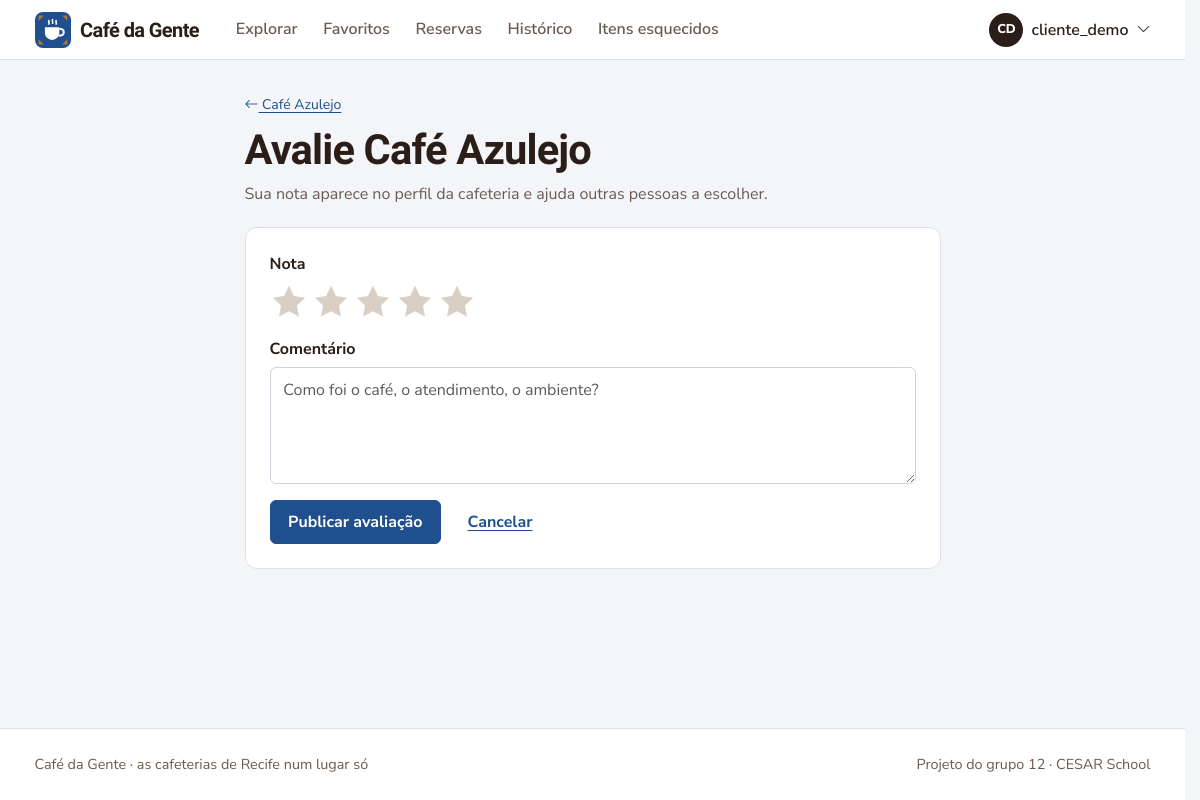
The app's page /feedback/3/ (signed in) with its own data.
### coffee12app/models.py (models this page shows, shortened)
class CustomUser(AbstractUser):
    phone_number = models.CharField(max_length=15, blank=True)
    COFFEEADMIN = 'CM'
    CLIENT = 'CL'
    ZONANORTE = 'ZN'
    ZONASUL = 'ZS'
    ZONAOESTE = 'ZO'
    CENTRO = 'CE'
    NAOIDENTIFICAR = 'NI'
    ROLES = [
        (COFFEEADMIN, 'Administrador de Café'),
        (CLIENT, 'Cliente')
    ]
    LOCALIDADES = [
        (ZONANORTE, 'Zona Norte'),
        (ZONASUL, 'Zona Sul'),
        (ZONAOESTE, 'Zona Oeste'),
        (CENTRO, 'Centro'),
        (NAOIDENTIFICAR, 'Não Identificar')
    ]
    role = models.CharField(
        max_length=2,
        choices=ROLES,
        default=CLIENT,
    )
    localidade = models.CharField(
        max_length=2,
        choices=LOCALIDADES,
        default=NAOIDENTIFICAR,
    )
    cafeteria = models.ForeignKey('Estabelecimento', on_delete=models.PROTECT, null=True, blank=True)
    possui_estabelecimento = models.BooleanField(default=False)
    cafeteria_favorita = models.ManyToManyField('Estabelecimento', blank=True, related_name='cafeterias_favoritas')

class Estabelecimento(models.Model):
    nome = models.CharField(max_length=100)
    endereco = models.CharField(max_length=200)
    telefone = models.CharField(max_length=15)
    proprietario = models.ForeignKey(CustomUser, on_delete=models.CASCADE)
    descricao_horario = models.CharField(max_length=200, default='')

### coffee12app/views.py (the view, shortened to what this page needs)
# urls.py: path('feedback/<int:id>/', views.feedback, name='feedback'),
@apenas_clientes
def feedback(request, id):
    estabelecimento = get_object_or_404(Estabelecimento, id=id)
    form = FeedbackForm(request.POST or None)
    return render(request, 'feedback.html', {'form': form, 'estabelecimento': estabelecimento})

### coffee12app/forms.py
class FeedbackForm(EstiloBootstrap, forms.ModelForm):
    rating = forms.TypedChoiceField(
        label='Nota',
        choices=[(i, str(i)) for i in range(5, 0, -1)],
        coerce=int,
        widget=forms.RadioSelect,
    )
    class Meta:
        model = Feedback
        fields = ['rating', 'comment']
        labels = {'comment': 'Comentário'}
        widgets = {'comment': forms.Textarea(attrs={'rows': 4, 'placeholder': 'Como foi o café, o atendimento, o ambiente?'})}

### coffee12app/context_processors.py (called while the page is built, shortened)
def navegacao(request):
    user = getattr(request, 'user', None)
    match = getattr(request, 'resolver_match', None)
    contexto = {'rota_atual': match.url_name if match else ''}
    if not user or not user.is_authenticated:
        return contexto
    eh_dono = user.role == CustomUser.COFFEEADMIN
    contexto['eh_dono_cafe'] = eh_dono
    return contexto

### coffee12app/templatetags/cafe_tags.py (called while the page is built)
@register.inclusion_tag('partials/campo.html')
def campo(field, classe_extra=''):
    if field.errors:
        attrs = field.field.widget.attrs
        if 'is-invalid' not in attrs.get('class', ''):
            attrs['class'] = (attrs.get('class', '') + ' is-invalid').strip()
            attrs['aria-invalid'] = 'true'
    return {'field': field, 'classe_extra': classe_extra}

@register.filter
def iniciais(nome):
    partes = [p for p in str(nome).replace('_', ' ').replace('.', ' ').split() if p]
    if not partes:
        return '?'
    if len(partes) == 1:
        return partes[0][:2].upper()
    return (partes[0][0] + partes[-1][0]).upper()

### coffee12app/views.py (called while the page is built)
def apenas_clientes(view):
    @wraps(view)
    @login_required
    def wrapper(request, *args, **kwargs):
        if request.user.role != CustomUser.CLIENT:
            messages.info(request, 'Essa área é para clientes. Use o painel da sua cafeteria.')
            return redirect('homepagecafe')
        return view(request, *args, **kwargs)
    return wrapper

### templates/feedback.html (shortened to what this page needs)
{% extends 'base.html' %}
{% load cafe_tags %}
{% block conteudo %}
<div class="container container-estreito">
  <div class="cabecalho">
    <a class="small" href="{% url 'perfilCafeteria' estabelecimento.id %}"><i class="bi bi-arrow-left" aria-hidden="true"></i> {{ estabelecimento.nome }}</a>
    <h1 class="mt-2">Avalie {{ estabelecimento.nome }}</h1>
    <p>Sua nota aparece no perfil da cafeteria e ajuda outras pessoas a escolher.</p>
  </div>
  <form method="post" class="painel formulario" novalidate>
    <fieldset class="mb-3">
      <legend class="form-label fs-6">Nota</legend>
      <div class="seletor-nota">
        {% for valor, rotulo in form.fields.rating.choices %}
          <label for="nota-{{ valor }}" title="{{ valor }} estrela{{ valor|pluralize }}">
            <svg viewBox="0 0 20 20" fill="currentColor" aria-hidden="true"><path d="M10 1.5l2.6 5.3 5.9.9-4.3 4.1 1 5.8L10 14.9l-5.2 2.7 1-5.8L1.5 7.7l5.9-.9z"/></svg>
          </label>
        {% endfor %}
      </div>
    </fieldset>
    {% campo form.comment %}
    <div class="d-flex gap-2">
      <button class="btn btn-primary" type="submit">Publicar avaliação</button>
      <a class="btn btn-link" href="{% url 'perfilCafeteria' estabelecimento.id %}">Cancelar</a>
    </div>
  </form>
</div>
{% endblock %}

### templates/base.html (shortened to what this page needs)
{% load static cafe_tags %}<!doctype html>
<html lang="pt-BR">
<head>
  <link href="https://cdn.jsdelivr.net/npm/bootstrap@5.3.3/dist/css/bootstrap.min.css" rel="stylesheet">
  <link href="https://cdn.jsdelivr.net/npm/bootstrap-icons@1.11.3/font/bootstrap-icons.min.css" rel="stylesheet">
  <link href="{% static 'css/app.css' %}" rel="stylesheet">
</head>
<body>
  <header class="barra">
    <nav class="navbar navbar-expand-lg">
      <div class="container">
        {% if user.is_authenticated %}
          <a class="marca" href="{% if eh_dono_cafe %}{% url 'homepagecafe' %}{% else %}{% url 'homepage' %}{% endif %}">
        {% else %}
          <a class="marca" href="{% url 'inicio' %}">
        {% endif %}
            Café da Gente
          </a>
        {% if user.is_authenticated %}
          <div class="collapse navbar-collapse" id="menu">
            <ul class="navbar-nav ms-lg-4 me-auto">
              {% if eh_dono_cafe %}
                <li class="nav-item"><a class="nav-link {% if rota_atual == 'homepagecafe' %}ativo{% endif %}" href="{% url 'homepagecafe' %}">Painel</a></li>
                {% if minha_cafeteria %}
                  <li class="nav-item"><a class="nav-link {% if rota_atual == 'excluirPrato' or rota_atual == 'cadastrarPrato' or rota_atual == 'editarPrato' %}ativo{% endif %}" href="{% url 'excluirPrato' %}">Cardápio</a></li>
                  <li class="nav-item"><a class="nav-link {% if rota_atual == 'reserva_listar' %}ativo{% endif %}" href="{% url 'reserva_listar' %}">Reservas{% if nav_reservas_pendentes %}<span class="contador" title="pendentes">{{ nav_reservas_pendentes }}</span>{% endif %}</a></li>
                  <li class="nav-item"><a class="nav-link {% if rota_atual == 'solicitacoes' %}ativo{% endif %}" href="{% url 'solicitacoes' %}">Itens esquecidos{% if nav_itens_pendentes %}<span class="contador" title="pendentes">{{ nav_itens_pendentes }}</span>{% endif %}</a></li>
                  <li class="nav-item"><a class="nav-link {% if rota_atual == 'verFeedbacks' %}ativo{% endif %}" href="{% url 'verFeedbacks' minha_cafeteria.id %}">Avaliações</a></li>
                {% endif %}
              {% else %}
                <li class="nav-item"><a class="nav-link {% if rota_atual == 'homepage' %}ativo{% endif %}" href="{% url 'homepage' %}">Explorar</a></li>
                <li class="nav-item"><a class="nav-link {% if rota_atual == 'favoritos' %}ativo{% endif %}" href="{% url 'favoritos' %}">Favoritos</a></li>
                <li class="nav-item"><a class="nav-link {% if rota_atual == 'reserva_list' or rota_atual == 'reserva_update' %}ativo{% endif %}" href="{% url 'reserva_list' %}">Reservas</a></li>
                <li class="nav-item"><a class="nav-link {% if rota_atual == 'historico' %}ativo{% endif %}" href="{% url 'historico' %}">Histórico</a></li>
                <li class="nav-item"><a class="nav-link {% if rota_atual == 'listar_requisicoes_cliente' %}ativo{% endif %}" href="{% url 'listar_requisicoes_cliente' %}">Itens esquecidos</a></li>
              {% endif %}
            </ul>
            <div class="dropdown">
              <button class="btn p-0 border-0 d-flex align-items-center gap-2" type="button" data-bs-toggle="dropdown" aria-expanded="false">
                <span class="avatar" aria-hidden="true">{{ user.username|iniciais }}</span>
                <span class="fw-semibold">{{ user.username }}</span>
                <i class="bi bi-chevron-down small" aria-hidden="true"></i>
              </button>
            </div>
          </div>
        {% endif %}
      </div>
    </nav>
  </header>
  <main id="conteudo">
    {% block conteudo %}{% endblock %}
  </main>
  {% block rodape %}
  <footer class="rodape">
    <div class="container d-flex flex-wrap justify-content-between gap-2">
      <span>Café da Gente · as cafeterias de Recife num lugar só</span>
      <span>Projeto do grupo 12 · CESAR School</span>
    </div>
  </footer>
  {% endblock %}
</body>
</html>

### coffee12app/static/css/app.css (style rules this page uses)
:root { --porcelana: #F3F5F8; --superficie: #FFFFFF; --azulejo: #1F4F8F; --azulejo-escuro: #163A6B; --azulejo-claro: #DFE8F4; --torra: #2B1E18; --torra-suave: #6A5B53; --caramelo: #B5722A; --caramelo-claro: #F6E9D8; --folha: #2E7550; --folha-clara: #E2F1E8; --cereja: #A93A30; --cereja-clara: #F8E4E1; --linha: #DCE1E8; --fonte-titulo: 'Bricolage Grotesque', system-ui, sans-serif; --fonte-texto: 'Nunito Sans', system-ui, sans-serif; --raio-sm: 6px; --raio: 12px; --sombra: 0 1px 2px rgba(31, 79, 143, .06), 0 4px 16px rgba(31, 79, 143, .06); --bs-body-bg: var(--porcelana); --bs-body-color: var(--torra); --bs-body-font-family: var(--fonte-texto); --bs-link-color: var(--azulejo); --bs-link-color-rgb: 31, 79, 143; --bs-link-hover-color: var(--azulejo-escuro); --bs-link-hover-color-rgb: 22, 58, 107; --bs-border-color: var(--linha); --bs-primary: var(--azulejo); --bs-primary-rgb: 31, 79, 143; --bs-focus-ring-color: rgba(31, 79, 143, .3); }
body { font-family: var(--fonte-texto); font-size: 1rem; line-height: 1.6; color: var(--torra); background: var(--porcelana); min-height: 100vh; display: flex; flex-direction: column; }
main { flex: 1; }
h1, h2, h3, h4, .titulo { font-family: var(--fonte-titulo); font-weight: 700; letter-spacing: -0.02em; line-height: 1.15; color: var(--torra); }
h1 { font-size: clamp(1.9rem, 1.4rem + 2vw, 2.6rem); }
a { text-underline-offset: 3px; }
.btn { font-weight: 700; border-radius: var(--raio-sm); padding: .55rem 1.1rem; }
.btn-primary { --bs-btn-bg: var(--azulejo); --bs-btn-border-color: var(--azulejo); --bs-btn-hover-bg: var(--azulejo-escuro); --bs-btn-hover-border-color: var(--azulejo-escuro); --bs-btn-active-bg: var(--azulejo-escuro); --bs-btn-active-border-color: var(--azulejo-escuro); --bs-btn-disabled-bg: var(--azulejo); }
.barra { background: var(--superficie); border-bottom: 1px solid var(--linha); }
.barra .navbar { padding: .6rem 0; }
.marca { display: flex; align-items: center; gap: .6rem; font-family: var(--fonte-titulo); font-weight: 800; font-size: 1.25rem; color: var(--torra); text-decoration: none; letter-spacing: -0.03em; }
.barra .nav-link { color: var(--torra-suave); font-weight: 600; padding: .45rem .8rem !important; border-radius: var(--raio-sm); }
.avatar { width: 34px; height: 34px; border-radius: 50%; display: inline-grid; place-items: center; background: var(--torra); color: #fff; font-size: .8rem; font-weight: 800; }
.cabecalho { padding: 2rem 0 1.25rem; }
.cabecalho p { margin: .4rem 0 0; color: var(--torra-suave); }
.painel { background: var(--superficie); border: 1px solid var(--linha); border-radius: var(--raio); padding: 1.5rem; }
.form-control, .form-select { border-color: #cdd5e0; border-radius: var(--raio-sm); padding: .6rem .8rem; }
.form-label { font-weight: 700; margin-bottom: .3rem; }
.formulario { max-width: 560px; }
.seletor-nota { display: inline-flex; flex-direction: row-reverse; gap: .25rem; }
.seletor-nota label { cursor: pointer; color: #d9cfc4; transition: color .1s, transform .1s; }
.seletor-nota label svg { width: 38px; height: 38px; }
.rodape { margin-top: 4rem; border-top: 1px solid var(--linha); background: var(--superficie); padding: 1.5rem 0; font-size: .9rem; color: var(--torra-suave); }
.form-control, .form-select { background-color: var(--superficie); }
html { scrollbar-gutter: stable; }
.container-estreito { max-width: 720px; }
.container-estreito .formulario { max-width: none; }

### records on screen
CustomUser: username|iniciais "CD", username "cliente_demo"
Estabelecimento: nome "Café Azulejo"

### other values on screen
{{ field.label }} "Comentário"
